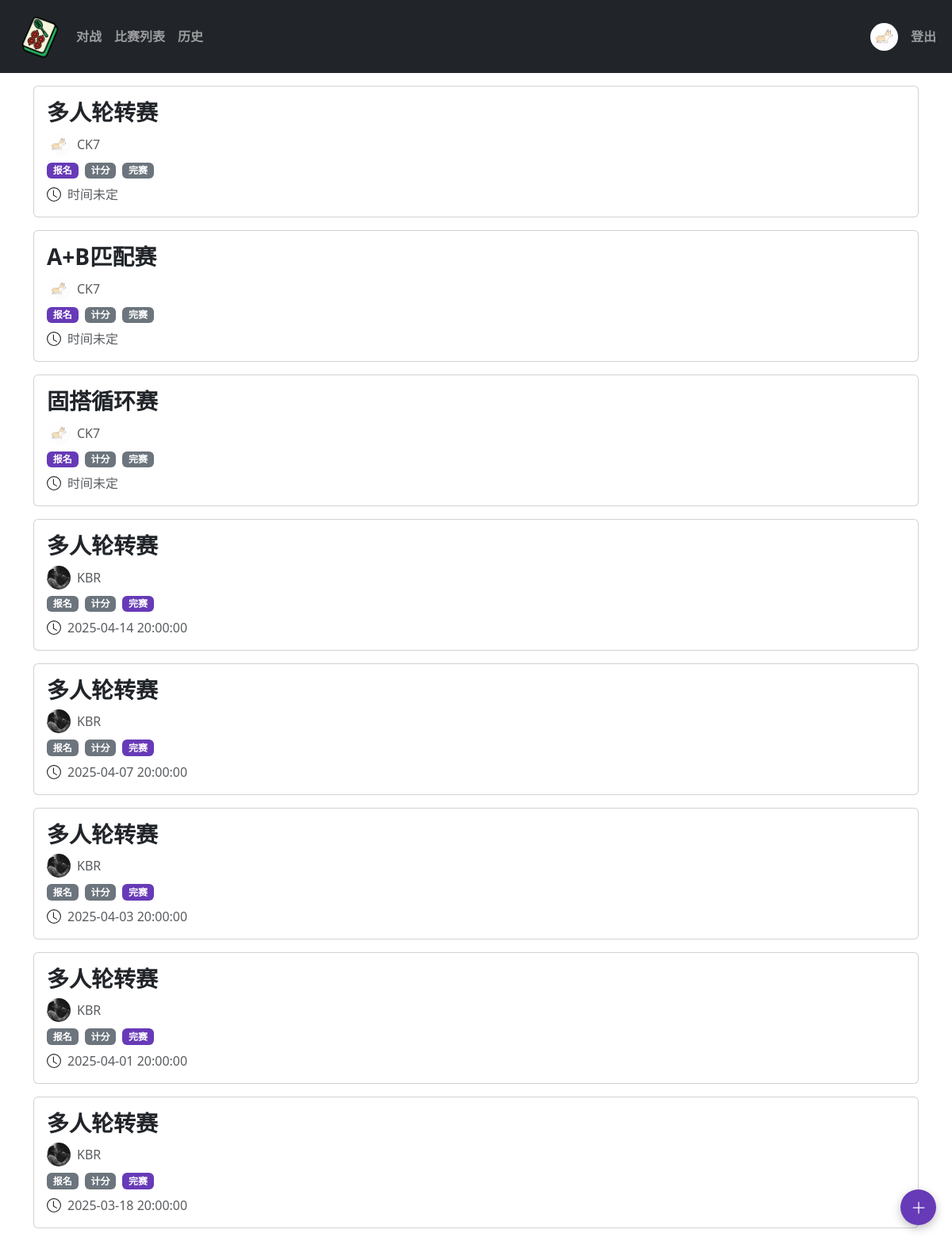
The page /gamelist (signed in) on the database as committed earlier.
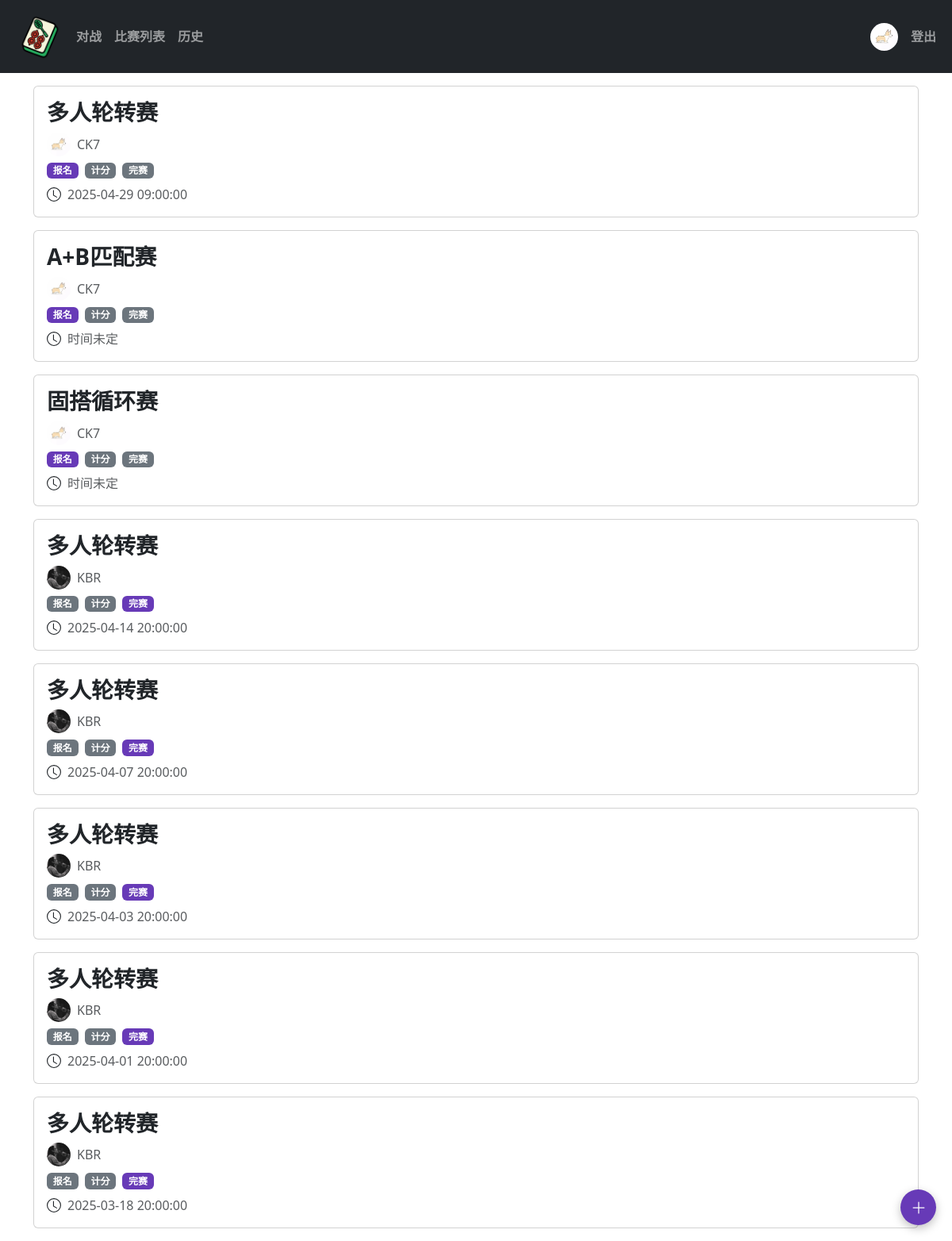
The same page on the database as committed later.
### app/models.py (models this page shows, shortened)
class Users(UserMixin, db.Model):
    id = db.Column(db.Integer, unique=True, primary_key=True)
    username = db.Column(db.String(80),  nullable=False)
    gender = db.Column(db.Enum(Gender), nullable=False)
    password = db.Column(db.String(256), nullable=False)
    avatar = db.Column(db.String(120))  # 存储头像文件名

class Games(db.Model):
    id = db.Column(db.Integer, unique=True, primary_key=True)
    creator_id = db.Column(db.Integer,nullable=False)
    game_type = db.Column(db.String(20), nullable=False)
    timestamp = db.Column(db.DateTime, nullable=True)
    location = db.Column(db.String(50), default = "")
    status = db.Column(db.Enum(GameStatus), default = GameStatus.READY)
    title = db.Column(db.String(50), default = "")
    rule = db.Column(db.String(100), default = "")

### app/route.py (the view)
@app.route("/gamelist")
@login_required
def gamelist():
    games = []
    for game in Games.query.order_by(desc(Games.id)).all():
        user = Users.query.filter_by(id=game.creator_id).first()
        game_type = ""
        idx = int(game.game_type.split("-")[1]) - 1
        if game.game_type.split("-")[0] == "double":
            game_type = double_event_list[idx]["title"]
        if game.game_type.split("-")[0] == "single":
            game_type = single_event_list[idx]["title"]
        if game.game_type.split("-")[0] == "team":
            game_type = team_event_list[idx]["title"]
        games.append({
            "game_id": game.id,
            "gametype":game_type,
            "gametime":game.timestamp,
            "admin_name": user.username,
            "admin_avatar": user.avatar,
            "status": game.status,
            "gametitle": game.title
        })
    if(len(games) == 0):
        session["game_id"] = -1
        session.pop('game_config', None)
    return render_template("gamelist.html",games=games)

### app/models.py (called while the page is built)
@login.user_loader
def load_user(user_id):
    return Users.query.filter_by(id=user_id).first()

### app/templates/gamelist.html (shortened to what this page needs)
{% extends "base.html" %}
{% block app_content %}
{%if games|length == 0 %}
<div class="w-100 d-flex justify-content-center align-items-center"
     style="height:70vh; background-color:white; color:rgb(196, 176, 233);">
  <h5 class="m-0 text-center text-md-start">
    暂无比赛
  </h5>
</div>
{% else %}
    {% for game in games%}
    <div class="card gamecard" data-game-id="{{ game['game_id'] }}">
        <div class="card-body">
          {% if game.gametitle %}
          <h3 class="card-title fw-bold">{{game.gametitle}}</h3>
          {% else %}
            <h3 class="card-title fw-bold" id="participantCount">{{game.gametype}}</h3>
          {% endif %}
          <div class="d-flex align-items-center gap-2 mt-2">
            <img src="{{ url_for('static', filename='uploads/avatars/' + game["admin_avatar"]) }}"
            width="30" height="30"
            class="avatar rounded-circle align-self-center align-middle"
            alt="用户头像">
            <p class="mb-0 text-muted">{{game["admin_name"]}}</p>
          </div>
          <div class="d-flex gap-2 mt-2">
            <span class="badge {{ 'badge-custom-purple' if game.status.name == 'READY' else 'bg-secondary' }}">报名</span>
            <span class="badge {{ 'badge-custom-purple' if game.status.name == 'ING' else 'bg-secondary' }}">计分</span>
            <span class="badge {{ 'badge-custom-purple' if game.status.name == 'DONE' else 'bg-secondary' }}">完赛</span>
        </div>
          <div class="d-flex align-items-center gap-2 mt-2">
            <svg xmlns="http://www.w3.org/2000/svg" width="18" height="18" fill="currentColor" class="bi bi-clock" viewBox="0 0 16 16">
                <path d="M8 3.5a.5.5 0 0 0-1 0V9a.5.5 0 0 0 .252.434l3.5 2a.5.5 0 0 0 .496-.868L8 8.71z"/>
                <path d="M8 16A8 8 0 1 0 8 0a8 8 0 0 0 0 16m7-8A7 7 0 1 1 1 8a7 7 0 0 1 14 0"/>
              </svg>
            {% if game["gametime"] %}
              <p class="mb-0 text-muted">{{game["gametime"]}}</p>
            {% else %}
            <p class="mb-0 text-muted">时间未定</p>
            {% endif %}
          </div>
        </div>
      </div>
    {% endfor %}
{% endif %}
<div class="floating-btn" onclick="showGameCreationModal()">
  <svg xmlns="http://www.w3.org/2000/svg" width="20" height="20" fill="currentColor" class="bi bi-plus-lg" viewBox="0 0 16 16">
    <path fill-rule="evenodd" d="M8 2a.5.5 0 0 1 .5.5v5h5a.5.5 0 0 1 0 1h-5v5a.5.5 0 0 1-1 0v-5h-5a.5.5 0 0 1 0-1h5v-5A.5.5 0 0 1 8 2"/>
  </svg>
</div>
{% endblock%}

### app/templates/base.html (shortened to what this page needs)
<!doctype html>
<html lang="en">
    <head>
        {% block head %}
            {% block styles %}
                {{ bootstrap.load_css() }}
            {% endblock %}
        {% endblock %}
    </head>
    <body>
        {% block navbar %}
            {% include 'navbar.html' %}
        {% endblock %}
        {% block content %}
            <div class="container pt-3">
                {% block app_content%}
                {% endblock %}
            </div>
        {% endblock %}
    </body>
</html>

### app/templates/navbar.html (shortened to what this page needs)
<nav class="navbar navbar-expand-sm navbar-dark bg-dark">
  <div class="container-fluid">
    <div class="d-flex justify-content-between w-100">
      <div class="d-flex align-items-center">
        <ul class="navbar-nav flex-row align-items-center">
          <li class="nav-item">
            <a class="nav-link" href="{{url_for('hello_world')}}">
              <img src="{{ url_for('static', filename='images/111.png') }}" alt="" width="60" height="60">
            </a>
          </li>
          <li class="nav-item">
            <a class="nav-link fw-bold" href="{{url_for('gamemenu')}}">对战</a>
          </li>
          <li class="nav-item">
            <a class="nav-link fw-bold" href="{{url_for('gamelist')}}">比赛列表</a>
          </li>
          <li class="nav-item">
            <a class="nav-link fw-bold" href="{{url_for('history')}}">历史</a>
          </li>
        </ul>
      </div>
      <div class="d-flex align-items-center">
          <ul class="navbar-nav flex-row">
            {% if not current_user.is_authenticated %}
              <li class="nav-item">
                <a class="nav-link fw-bold" href="{{url_for('login')}}">登录</a>
              </li>
              {% else %}
              <li class="nav-item align-self-center">
                <a class="nav-link align-self-center align-middle" href="#">
                  <img src="{{ url_for('static', filename='uploads/avatars/' + current_user.avatar) }}"
                  width="35" height="35"
                  class="avatar rounded-circle "
                  alt="用户头像">
                </a>
              </li>
              <li class="nav-item align-self-center">
                <a class="nav-link fw-bold" href="{{url_for('logout')}}">登出</a>
              </li>
              {% endif %}
          </ul>
      </div>
    </div>
  </div>
</nav>

### app/templates/gamelist.html (style rules this page uses)
.gamecard { margin-bottom:1.0rem; }
.badge-custom-purple { background-color: #673AB7 !important; color: white !important; }
.floating-btn { position: fixed; bottom: 20px; right: 20px; width: 45px; height: 45px; border-radius: 50%; background: #673AB7; color: white; cursor: pointer; box-shadow: 0 4px 12px rgba(0,0,0,0.25); display: flex; align-items: center; justify-content: center; transition: transform 0.2s; z-index: 1000; }

Rows that differ between the two databases and show on the page:
changed through a linked row, Users "CK7": gametime (not shown) → "2025-04-29 09:00:00"; no longer shows "时间未定"
